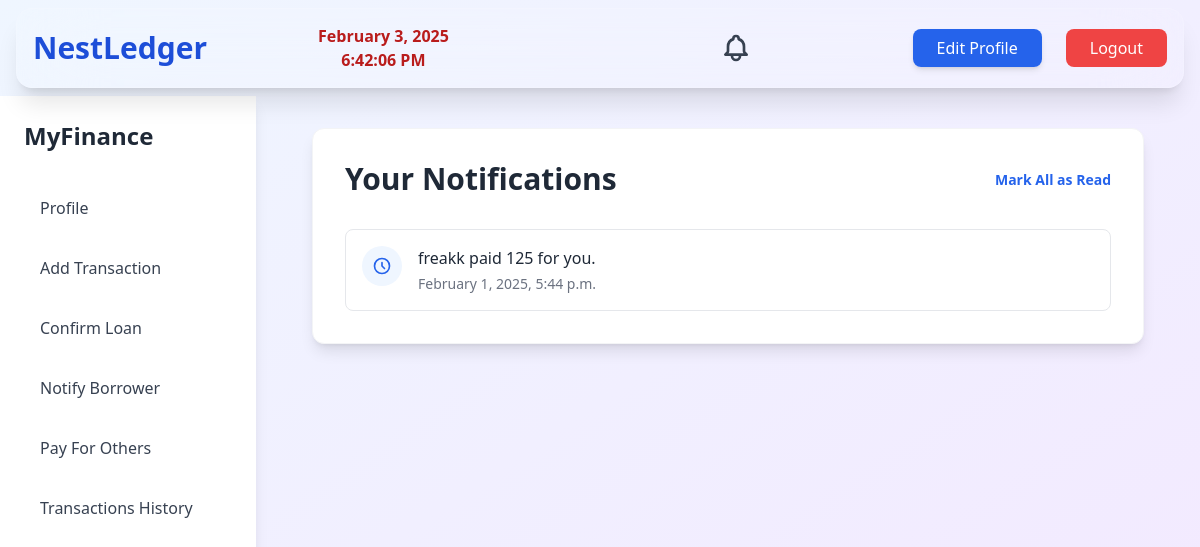
/notifications/ (signed in), run on the app's committed database.
### ledger/models.py (models this page shows, shortened)
class Notification(models.Model):
    user = models.ForeignKey(User, related_name="notifications", on_delete=models.CASCADE)
    message = models.TextField()
    timestamp = models.DateTimeField(auto_now_add=True)
    is_read = models.BooleanField(default=False)

### ledger/views.py (the view)
# urls.py: path('notifications/', views.view_notifications, name='view_notifications'),
@login_required
def view_notifications(request):
    notifications = request.user.notifications.order_by('-timestamp')
    return render(request, 'ledger/notifications.html', {'notifications': notifications})

### ledger/templates/ledger/notifications.html (shortened to what this page needs)
{% extends "ledger/layout.html" %}
{% load static %}
{% block head %}
<link rel="stylesheet" href="{% static 'ledger/styles.css' %}">
{% endblock %}
{% block navbar %}
<nav class="backdrop-blur-2xl bg-white/10 shadow-xl border border-white/10 p-4 h-20 flex justify-between items-center rounded-2xl mx-4 my-2 sticky top-0 z-50">
  <div class="flex items-center space-x-4">
      <a href="{% url 'profile' %}"><h1 class="text-3xl font-extrabold text-blue-700">NestLedger</h1></a>
  </div>
  <div class="flex flex-col items-center flex-1">
      <span id="current-date" class="text-red-700 font-semibold"></span>
      <span id="current-time" class="text-red-700 font-semibold"></span>
  </div>
  <div class="flex flex-col items-center flex-1">
    <a href="{% url 'view_notifications' %}"
       class="relative flex items-center justify-center p-2 text-gray-700 hover:text-blue-600 transition-colors duration-300"
       aria-label="View Notifications">
    </a>
</div>
  <ul class="hidden md:flex space-x-6" id="mobile-menu">
    <li><a href="{% url 'edit_profile' %}" class="bg-blue-600 hover:bg-blue-700 text-white px-6 py-2 rounded-lg shadow-md transition duration-300">Edit Profile</a></li>
    <li>
        <div class="text-center">
            <a href="{% url 'logout' %}" class="bg-red-500 text-white px-6 py-2 rounded-lg hover:bg-red-600 transition duration-300">Logout</a>
        </div>
    </li>
</ul>
</nav>
{% endblock %}
{% block content %}
<div class="flex min-h-screen">
<div class="bg-white w-64 p-6 shadow-lg">
    <div class="text-2xl font-bold text-gray-800 mb-8">MyFinance</div>
    <nav class="space-y-3">
        <a href="{% url 'profile' %}"
           class="block py-3 px-4 rounded-lg {% if request.path == '/profile/' %}bg-blue-50 text-blue-600 font-semibold{% else %}text-gray-700 hover:bg-gray-100{% endif %}">
           Profile
        </a>
        <a href="{% url 'transaction' %}"
           class="block py-3 px-4 rounded-lg {% if request.path == '/transaction/' %}bg-blue-50 text-blue-600 font-semibold{% else %}text-gray-700 hover:bg-gray-100{% endif %}">
           Add Transaction
        </a>
        <a href="{% url 'confirm_loan' %}"
           class="block py-3 px-4 rounded-lg {% if request.path == '/confirm_loan/' %}bg-blue-50 text-blue-600 font-semibold{% else %}text-gray-700 hover:bg-gray-100{% endif %}">
           Confirm Loan
        </a>
        <a href="{% url 'send_confirmation' %}"
           class="block py-3 px-4 rounded-lg {% if request.path == '/send_confirmation/' %}bg-blue-50 text-blue-600 font-semibold{% else %}text-gray-700 hover:bg-gray-100{% endif %}">
           Notify Borrower
        </a>
        <a href="{% url 'pay_for_others' %}"
           class="block py-3 px-4 rounded-lg {% if request.path == '/pay_for_others/' %}bg-blue-50 text-blue-600 font-semibold{% else %}text-gray-700 hover:bg-gray-100{% endif %}">
           Pay For Others
        </a>
        <a href="{% url 'transactions_list' %}"
           class="block py-3 px-4 rounded-lg {% if request.path == '/transactions_list/' %}bg-blue-50 text-blue-600 font-semibold{% else %}text-gray-700 hover:bg-gray-100{% endif %}">
           Transactions History
        </a>
    </nav>
</div>
<div class="container mx-auto p-8 max-w-4xl">
    <div class="bg-white rounded-xl shadow-lg border border-gray-100 p-8">
        <div class="flex items-center justify-between mb-8">
            <h1 class="text-3xl font-bold text-gray-800">Your Notifications</h1>
            <form method="POST" action="{% url 'mark_read' %}">
                <button type="submit" class="text-sm font-semibold text-blue-600 hover:text-blue-700">
                    Mark All as Read
                </button>
            </form>
        </div>
<ul class="space-y-4">
    {% for notification in notifications %}
        <li class="group flex items-start p-4 rounded-lg hover:bg-gray-50 transition-colors border border-gray-200 notification-item"
            data-notification-id="{{ notification.id }}"
            id="notification-{{ notification.id }}">
            <div class="flex-shrink-0 w-10 h-10 bg-blue-50 rounded-full flex items-center justify-center mr-4">
                <svg class="w-5 h-5 text-blue-600" fill="none" stroke="currentColor" viewBox="0 0 24 24">
                    <path stroke-linecap="round" stroke-linejoin="round" stroke-width="2" d="M12 8v4l3 3m6-3a9 9 0 11-18 0 9 9 0 0118 0z"/>
                </svg>
            </div>
            <div class="flex-1">
                <p class="text-gray-800 {% if not notification.is_read %}font-bold {% endif %}">
                    <a href="{% url 'mark_as_read' notification.id %}"> {{ notification.message }} </a>
                </p>
                <p class="text-sm text-gray-500 mt-1">
                    {{ notification.timestamp|date:"F j, Y, g:i a" }}
                </p>
            </div>
        </li>
    {% endfor %}
</ul>
    </div>
</div>
{% endblock %}

### data on the page
Notification: message "freakk paid 125 for you.", timestamp "February 1, 2025, 5:44 p.m."
